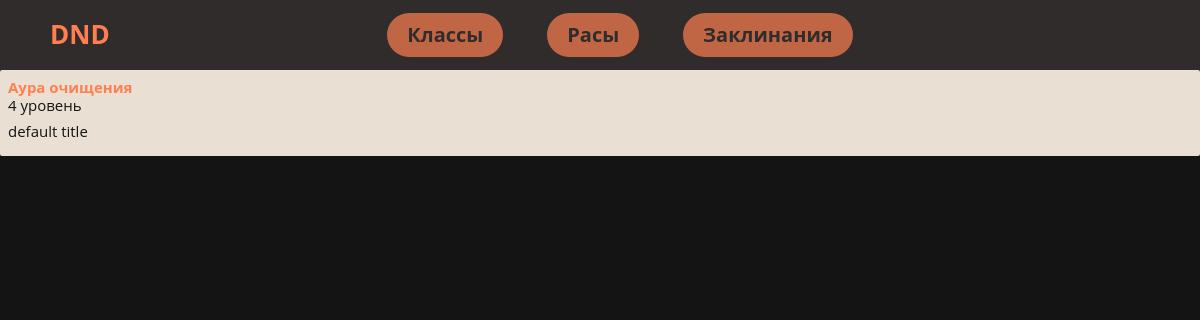
The page /spells_description/3 on the database as committed earlier.
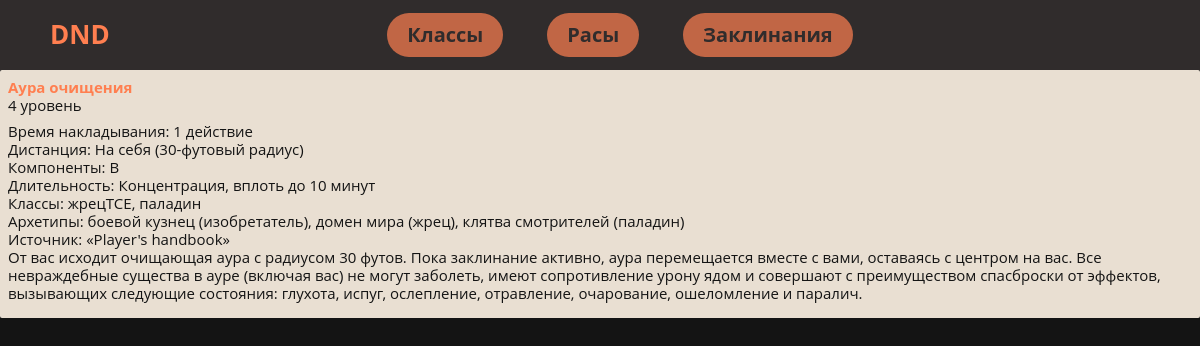
The same page on the database as committed later.
### dnd_wiki/models.py (models this page shows, shortened)
class Spell(models.Model):
    name = models.CharField(null=True, blank=True, default="default title", max_length=200)
    lvl = models.CharField(null=True, blank=True, default="default title", max_length=200)
    companent = models.CharField(null=True, blank=True, default="default title", max_length=200)
    description = models.TextField(null=True, blank=True, default="default title")

### dnd_wiki/views.py (the view)
# urls.py: path('spells_description/<str:pk>', views.single_spell, name='single_spell'),
def single_spell(request, pk):
    spell_obj = Spell.objects.get(id=pk)
    spells = Spell.objects.all()
    context = {'so': spell_obj, 'spells': spells}
    return render(request, 'dnd_wiki/spell_description.html', context)

### dnd_wiki/templates/dnd_wiki/spell_description.html (shortened to what this page needs)
{% extends 'dnd_wiki/base.html' %}
{% block content %}
<div class="cards-wrapper">
    <div class="paper-1 card active">
        <div class="card-wrapper">
            <div class="card-header"><h2 class="card-title">{{so.name}}</span></h2>
            </div>
            <div class="card-body new-article" itemprop="articleBody">
                <ul class="params">
                    <li class="size-type-alignment">{{so.lvl}} уровень </li>
                    <p>{{so.description|linebreaks}}</p>
                </ul>
            </div>
        </div>
    </div>
</div>
{% endblock %}

Rows that differ between the two databases and show on the page:
changed Spell "Аура очищения": description "default title" → "Время накладывания: 1 действие Дистанция: На себя (30-футовый радиус) Компоненты: В Длительность: Концентрация, вплоть до 10 минут Классы: жрецTCE, паладин Архетипы: боевой кузнец (изобретатель), домен мира (жрец), клятва смотрителей (паладин) Источник: «Player's handbook» От вас исходит очищающая аура с радиусом 30 футов. Пока заклинание активно, аура перемещается вместе с вами, оставаясь с центром на вас. Все невраждебные существа в ауре (включая вас) не могут заболеть, имеют сопротивление урону ядом и совершают с преимуществом спасброски от эффектов, вызывающих следующие состояния: глухота, испуг, ослепление, отравление, очарование, ошеломление и паралич."
